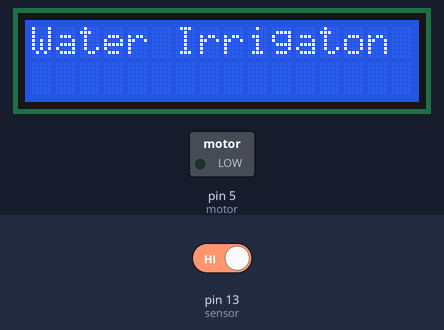
Bench run of a sketch on a simulated Arduino Mega 2560, built with avr-gcc and run on an emulated ATmega2560. On the bench: 16×2 character LCD, switched loads named in the sketch (green lamp = pin HIGH). The test bench sets the inputs (shaded band); at power-on: pin 13 (sensor) HIGH. The modem accepts every AT command (registered, SIM ready, sends succeed) and sends nothing else; what the sketch prints to the serial monitor is not drawn.

Above: at 6.1 s.
At 15.3 s:
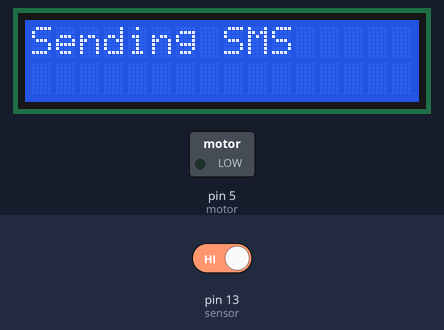
15.4 s: pin 13 (sensor) driven LOW
At 22.8 s:
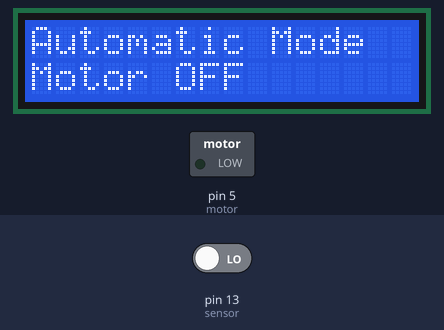
22.9 s: pin 13 (sensor) driven HIGH
At 27.8 s:
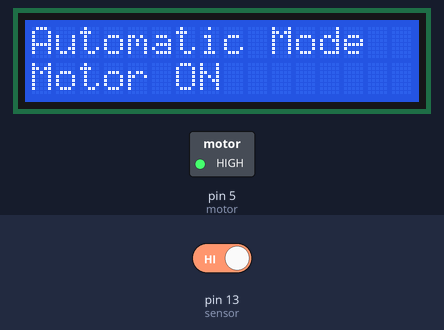
Timing chart, 0 to 29.3 s (numbered marks = the images above; inputs shaded):
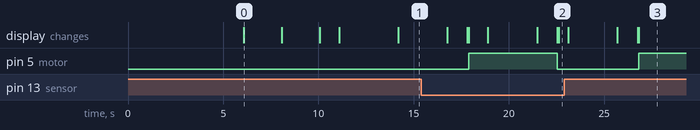

The sketch:

DRAFTCODEFINAL1second.ino
```cpp
#//include<Sim800l.h>
#include<SoftwareSerial.h>
SoftwareSerial Serial1(2,3);
SoftwareSerial Serial2(2,3);
#include<LiquidCrystal.h>
LiquidCrystal lcd(7,8,9,10,11,12);
int led=13;
int flag=0;
String str="";
#define motor 5
#define sensor 13
 boolean hold;

unsigned char Buff[250];
 unsigned char BuffIndex;

 unsigned long previousMillis = 0;        // will store last time LED was updated
  unsigned long previousMillis1 = 0;        // will store last time LED was updated

// constants won't change :
const long interval = 1000;
const long interval1 = 500;


void setup()
{
    Serial1.begin(9600);
  Serial.begin(9600);

 Serial.println("GSM ");
    delay(3000);
    Serial.println("AT+CMGF=1");
    delay(3000);
   Serial.println("AT+CNMI=2,2,0,0,0");
    memset(Buff, '\0', 250);    // Initialize the string
    BuffIndex=5;

////////
  lcd.begin(16,2);

  pinMode(led, OUTPUT);
  pinMode(motor, OUTPUT);
  pinMode(sensor, INPUT_PULLUP);
  lcd.print("Water Irrigaton");
  lcd.setCursor(4,1);
  delay(2000);
  lcd.clear();
  lcd.print("Circuit Digest");
  lcd.setCursor(0,1);
  lcd.print("Welcomes You");
  delay(2000);
  gsmInit();
  lcd.clear();
  lcd.print("System Ready");
//////////////////////////////////////////////////////////////////////////
  hold =true;
}
void loop()
{

   unsigned long currentMillis = millis();

  if (currentMillis - previousMillis >= interval) {
    // save the last time you blinked the LED
    previousMillis = currentMillis;

     receiveMSG();
  }

   if (currentMillis - previousMillis1 >= interval1) {
    // save the last time you blinked the LED
    previousMillis1 = currentMillis;


  if(hold == true){
    lcd.setCursor(0,0);
    lcd.print("Automatic Mode    ");
    if(digitalRead(sensor)==1 && flag==0)
    {
      //delay(1000);
      if(digitalRead(sensor)==1)
      {
        digitalWrite(led, HIGH);
        sendSMS("Low Soil Moisture detected. Motor turned ON");
        lcd.begin(16,2);
        lcd.setCursor(0,1);
        lcd.print("Motor ON    ");
        digitalWrite(motor, HIGH);
       // delay(2000);
        flag=1;
      }
    }
    else if(digitalRead(sensor)==0 && flag==1)
    {
      delay(1000);
      if(digitalRead(sensor)==0)
      {
        digitalWrite(led, LOW);
        sendSMS("Soil Moisture is Normal. Motor turned OFF");
        digitalWrite(motor, LOW);
        lcd.begin(16,2);
        lcd.print("Motor OFF");
        lcd.setCursor(0,1);
        lcd.print("Motor OFF");
       // delay(2000);
        flag=0;
      }
    }
  }else{
    lcd.clear();
    lcd.setCursor(0,1);
        lcd.print("system on hold");}
  }


}

void sendSMS(String msg)
{
  lcd.clear();
  lcd.print("Sending SMS");
  Serial1.println("AT+CMGF=1");
  delay(500);
  Serial1.print("AT+CMGS=");
  Serial1.print('"');
  Serial1.print("+265999297746");    // number
  Serial1.print('"');
  Serial1.println();
  delay(500);
  Serial1.println(msg);
  delay(500);
  Serial1.write(26);
  delay(1000);
  lcd.clear();
  lcd.print("SMS Sent");
  delay(1000);
  lcd.begin(16,2);
}
void gsmInit()
{
  lcd.clear();
  lcd.print("Finding Module..");
  boolean at_flag=1;
  if(at_flag)
  {
    Serial1.println("AT");
    if(Serial1.available()>0)
    {
      if(Serial1.find("OK"))
      at_flag=0;
    }
    delay(1000);
  }
  Serial1.println("ATEO");
  lcd.clear();
  lcd.print("Finding Network..");
  boolean net_flag=1;
  if(net_flag)
  {
    Serial1.println("AT+CPIN?");
    if(Serial1.available()>0)
    {
      if(Serial1.find("READY"))
      net_flag=0;
      //break;
    }
    delay(1000);
  }
   Serial1.println("AT+CNMI=2,2,0,0,0");
   delay(1000);
   Serial1.println("AT+CMGF=1");
   delay(1000);
   Serial1.println("AT+CSMP=17,167,0,0");
   lcd.clear();
   Serial1.flush();
}


void receiveMSG()
{

   if(1)
      {
          if(Serial1.available()>0)
          {
              Buff[BuffIndex] = Serial1.read();

              if( (Buff[BuffIndex-3] == 's') && (Buff[BuffIndex-2] == 't') && (Buff[BuffIndex-1] == 'o') && (Buff[BuffIndex] == 'p')  )
              {
                  Serial.println("Command 1");
                  hold =false;
              }
              if( (Buff[BuffIndex-2] == 's') && (Buff[BuffIndex-1] == 't') && (Buff[BuffIndex-2] == 'a') && (Buff[BuffIndex-1] == 'r') && (Buff[BuffIndex] == 't') )
              {
                  Serial.println("Command 2");
                  hold =true;
              }


              BuffIndex++;
              if(BuffIndex>250)
              {
                  BuffIndex=5;
              }
          }
      }


}
```

Measured:
- after the input at 22.9 s, pin 5 (motor): LOW → HIGH after 3.9 s; the display: first changes after 0.22 s (image 3 shows a later state)
- what the display in image 0 shows lasts 2.0 s, from 6.1 s to 8.1 s
